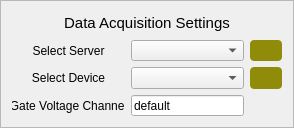
          <widget class="QFrame" name="frame_FourTerminal_ChannelSettings">
           <property name="styleSheet">
            <string notr="true">#frame_FourTerminal_ChannelSettings{
border:1px solid rgb(168,168,168)
}</string>
           </property>
           <property name="frameShape">
            <enum>QFrame::StyledPanel</enum>
           </property>
           <property name="frameShadow">
            <enum>QFrame::Raised</enum>
           </property>
           <layout class="QGridLayout" name="gridLayout_4" rowstretch="1,1,1,1" columnstretch="2,2,0">
            <item row="2" column="1">
             <widget class="QComboBox" name="comboBox_DataAquisition_SelectDevice">
              <property name="sizePolicy">
               <sizepolicy hsizetype="Preferred" vsizetype="Preferred">
                <horstretch>0</horstretch>
                <verstretch>0</verstretch>
               </sizepolicy>
              </property>
              <property name="minimumSize">
               <size>
                <width>50</width>
                <height>20</height>
               </size>
              </property>
              <property name="maximumSize">
               <size>
                <width>16777215</width>
                <height>16777215</height>
               </size>
              </property>
              <property name="currentIndex">
               <number>-1</number>
              </property>
             </widget>
            </item>
            <item row="2" column="0">
             <widget class="QLabel" name="label_11">
              <property name="minimumSize">
               <size>
                <width>60</width>
                <height>20</height>
               </size>
              </property>
              <property name="styleSheet">
               <string notr="true">#label_ImageNum{
color: rgb(168, 168, 168)
}</string>
              </property>
              <property name="text">
               <string>Select Device</string>
              </property>
              <property name="alignment">
               <set>Qt::AlignCenter</set>
              </property>
             </widget>
            </item>
            <item row="3" column="0">
             <widget class="QLabel" name="label_FourTerminal_Output1">
              <property name="minimumSize">
               <size>
                <width>40</width>
                <height>20</height>
               </size>
              </property>
              <property name="text">
               <string>Gate Voltage Channel</string>
              </property>
              <property name="alignment">
               <set>Qt::AlignCenter</set>
              </property>
             </widget>
            </item>
            <item row="2" column="2">
             <widget class="QPushButton" name="pushButton_DataAquisition_DeviceIndicator">
              <property name="sizePolicy">
               <sizepolicy hsizetype="Preferred" vsizetype="Preferred">
                <horstretch>0</horstretch>
                <verstretch>0</verstretch>
               </sizepolicy>
              </property>
              <property name="minimumSize">
               <size>
                <width>20</width>
                <height>20</height>
               </size>
              </property>
              <property name="maximumSize">
               <size>
                <width>16777215</width>
                <height>16777215</height>
               </size>
              </property>
              <property name="toolTip">
               <string/>
              </property>
              <property name="styleSheet">
               <string notr="true">#pushButton_DataAquisition_DeviceIndicator{
background: rgb(144, 140, 9);
 border-radius: 4px;
}</string>
              </property>
              <property name="text">
               <string/>
              </property>
              <property name="default">
               <bool>false</bool>
              </property>
             </widget>
            </item>
            <item row="0" column="0" colspan="3">
             <widget class="QLabel" name="label_13">
              <property name="minimumSize">
               <size>
                <width>60</width>
                <height>20</height>
               </size>
              </property>
              <property name="font">
               <font>
                <pointsize>11</pointsize>
               </font>
              </property>
              <property name="styleSheet">
               <string notr="true">#label_ImageNum{
color: rgb(168, 168, 168)
}</string>
              </property>
              <property name="text">
               <string>Data Acquisition Settings</string>
              </property>
              <property name="alignment">
               <set>Qt::AlignCenter</set>
              </property>
             </widget>
            </item>
            <item row="1" column="0">
             <widget class="QLabel" name="label_20">
              <property name="minimumSize">
               <size>
                <width>60</width>
                <height>20</height>
               </size>
              </property>
              <property name="styleSheet">
               <string notr="true">#label_ImageNum{
color: rgb(168, 168, 168)
}</string>
              </property>
              <property name="text">
               <string>Select Server</string>
              </property>
              <property name="alignment">
               <set>Qt::AlignCenter</set>
              </property>
             </widget>
            </item>
            <item row="1" column="1">
             <widget class="QComboBox" name="comboBox_DataAquisition_SelectServer">
              <property name="sizePolicy">
               <sizepolicy hsizetype="Preferred" vsizetype="Preferred">
                <horstretch>0</horstretch>
                <verstretch>0</verstretch>
               </sizepolicy>
              </property>
              <property name="minimumSize">
               <size>
                <width>50</width>
                <height>20</height>
               </size>
              </property>
              <property name="maximumSize">
               <size>
                <width>16777215</width>
                <height>16777215</height>
               </size>
              </property>
              <property name="currentIndex">
               <number>-1</number>
              </property>
             </widget>
            </item>
            <item row="1" column="2">
             <widget class="QPushButton" name="pushButton_DataAquisition_ServerIndicator">
              <property name="sizePolicy">
               <sizepolicy hsizetype="Preferred" vsizetype="Preferred">
                <horstretch>0</horstretch>
                <verstretch>0</verstretch>
               </sizepolicy>
              </property>
              <property name="minimumSize">
               <size>
                <width>20</width>
                <height>20</height>
               </size>
              </property>
              <property name="maximumSize">
               <size>
                <width>16777215</width>
                <height>16777215</height>
               </size>
              </property>
              <property name="toolTip">
               <string/>
              </property>
              <property name="styleSheet">
               <string notr="true">#pushButton_DataAquisition_ServerIndicator{
background: rgb(144, 140, 9);
 border-radius: 4px;
}</string>
              </property>
              <property name="text">
               <string/>
              </property>
              <property name="default">
               <bool>false</bool>
              </property>
             </widget>
            </item>
            <item row="3" column="1">
             <widget class="QLineEdit" name="lineEdit_DataAquisition_GateChannel">
              <property name="sizePolicy">
               <sizepolicy hsizetype="Preferred" vsizetype="Preferred">
                <horstretch>0</horstretch>
                <verstretch>0</verstretch>
               </sizepolicy>
              </property>
              <property name="minimumSize">
               <size>
                <width>50</width>
                <height>20</height>
               </size>
              </property>
              <property name="maximumSize">
               <size>
                <width>16777215</width>
                <height>16777215</height>
               </size>
              </property>
              <property name="text">
               <string>default</string>
              </property>
             </widget>
            </item>
           </layout>
          </widget>
